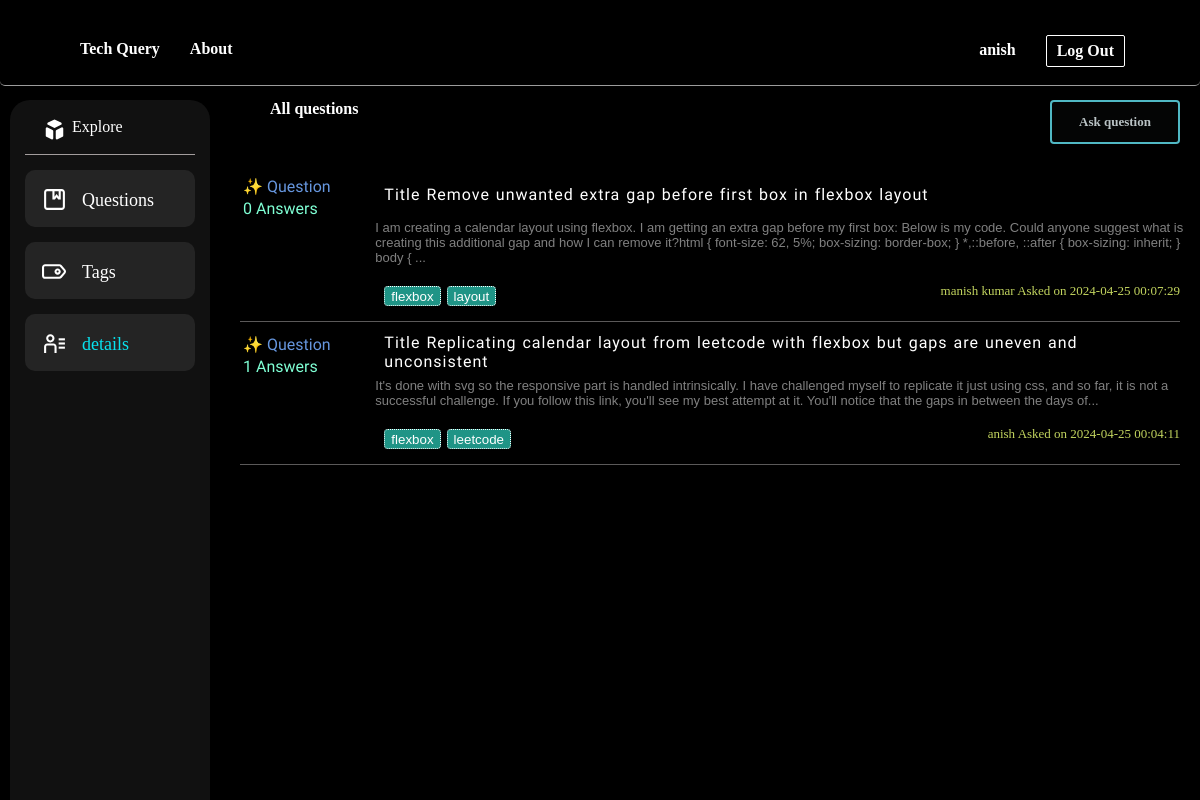
Screenshot of /getStarted.php (signed in) with the database file from the repository.
### tables this page shows
CREATE TABLE `users` (
  `user_id` int(11) NOT NULL,
  `username` varchar(50) NOT NULL,
  `u_email` varchar(100) NOT NULL,
  `password` varchar(255) NOT NULL,
  `joindate` date NOT NULL DEFAULT current_timestamp()
);

CREATE TABLE `questions` (
  `questionid` varchar(20) NOT NULL,
  `user_id` int(11) NOT NULL,
  `title` varchar(255) NOT NULL,
  `description` text NOT NULL,
  `qimage` varchar(500) NOT NULL,
  `questioneddate` datetime NOT NULL DEFAULT current_timestamp()
);

### app/Main.php (called while the page is built, shortened)
<?php
class Main
{
    public function __construct()
    {
        try {
            $this->conn = new PDO(DB_TYPE . ":host=" . DB_SERVER . ";dbname=" . DB_DATABASE, DB_USER, DB_PASSWORD);
        } catch (PDOException $e) {
            echo '<h3>Database Not Connected</h3>', '<p>Please Check database connection before running this site ...</p>';
            exit;
        }
    }
}
?>

### app/Admin.php (called while the page is built, shortened)
<?php
class Admin extends Main
{
	public function ret($stmt)
	{
		$stmt = $this->conn->prepare($stmt);
		$stmt->execute();
		return $stmt;
	}
}
?>

### config.php (called while the page is built, shortened)
<?php
require_once 'app/Main.php';
require_once 'app/Admin.php';
$admin = new Admin();

### getStarted.php (the view, shortened to what this page needs)
<?php
function limitWords($string, $word_limit)
{
    $words = explode(" ", $string);
    return implode(" ", array_slice($words, 0, $word_limit)) . (count($words) > $word_limit ? "..." : "");
}
?>
<!DOCTYPE html>
<html lang="en">
<head>
    <link rel="stylesheet" href="css/header.css">
    <link rel="stylesheet" href="css/getStarted.css">
    <link rel="stylesheet" href="css/sidebar.css">
</head>
<body>
    <div class="fixed">
        <?php include "includes/header.php"; ?>
    </div>
    <?php include "includes/sidebar.php"; ?>
    <div style="padding-top:60px ;">
        <div class="content">
            <h4>All questions</h4>
            <?php if (isset($row['user_id'])): ?>
                <a href="askquestion.php" class="btn">Ask question</a>
            <?php else: ?>
                <a href="" class="btn">Ask question</a>
            <?php endif; ?>
        </div>
    </div>
    <?php
    $stmt = $admin->ret("SELECT q.questionid, q.title, q.description AS `desc`, q.questioneddate, u.username AS username, GROUP_CONCAT(t.tagname SEPARATOR ',') AS tags
            FROM questions AS q
            JOIN questiontag AS qt ON q.questionid = qt.questionid
            JOIN tags AS t ON qt.tagid = t.tagid
            JOIN users AS u ON q.user_id = u.user_id
            GROUP BY q.questionid
            ORDER BY q.questioneddate DESC");
    if ($stmt) {
        while ($row = $stmt->fetch(PDO::FETCH_ASSOC)) {
            $stma = $admin->ret("SELECT COUNT(*) AS answer_count
                                FROM `answers`
                                WHERE `questionid` = '{$row['questionid']}'");
            $acount = $stma->fetch(PDO::FETCH_ASSOC)['answer_count'];
            ?>
            <div class="card">
                <div class="cardsec1">
                    <p style="margin: 3px;color: #6696de;">✨ Question </p>
                    <p style="margin: 3px;color: aquamarine;"><?php echo $acount ?> Answers</p>
                </div>
                <div class="cardsec2">
                    <div style="word-spacing: 1px;letter-spacing: 1px;display:flex;"><a
                            href="preview.php?question_id=<?php echo $row['questionid']; ?>&qusername=<?php echo $row['username']; ?>"
                            style="margin:3px;">Title <?php echo $row['title']; ?></a>
                    </div>
                    <div
                        style="width:100%;font-size: small; color: gray;font-family:'Lucida Sans', 'Lucida Sans Regular', 'Lucida Grande', 'Lucida Sans Unicode', Geneva, Verdana, sans-serif;">
                        <?php echo limitWords($row['desc'], 50); ?>
                    </div>
                    <div class="btnasked">
                        <div>
                            <?php
                            $tags = explode(',', $row['tags']);
                            foreach ($tags as $tag) {
                                echo '<button class="tagbtn">' . $tag . '</button>';
                            }
                            ?>
                        </div>
                        <div class="qasked"><?php echo $row['username']; ?> Asked on <?php echo $row['questioneddate']; ?>
                        </div>
                    </div>
                </div>
            </div>
            <?php
        }
    } else {
        echo "No questions found.";
    }
    ?>
</body>
</html>

### includes/header.php
<?php
include 'config.php';
if (isset($_SESSION['user_id'])) {
    $uid = $_SESSION['user_id'];
    $stmt = $admin->ret("SELECT * FROM `users` WHERE `user_id`='$uid'");
    $row = $stmt->fetch(PDO::FETCH_ASSOC);
}
?>
<header>
    <div>
        <div>Tech Query</div>
        <div>About</div>
    </div>
    <div>
        <?php if (isset($row['user_id'])): ?>
            <a href="userProfile.php"><?php echo $row['username']; ?></a>
            <a href="controller/u_logout.php" class="logBtn">Log Out</a>
        <?php else: ?>
            <a href="login.php" class="logBtn">Log in</a>
            <a href="signup.php" class="logBtn">Sign up</a>
        <?php endif; ?>
    </div>
</header>

### css/header.css (style rules this page uses)
header { display: flex; justify-content: space-between; z-index: 9999; font-weight: 600; border-radius: 5px; background-color: transparent; border-bottom: solid 1px rgba(250, 250, 250, 0.622); border-width: thin; padding: 10px 50px; height: 65px; backdrop-filter: brightness(110%) blur(6px); }
.fixed { position: fixed; width: 100%; }
body { margin: 0; padding: 0; background-color: #000000; font-family: "Shadows Into Light Two", cursive; }
.logBtn { background-color: transparent; color: rgb(252, 252, 252); border-radius: 2px; border: solid 1px white; cursor: cell; transition: 1s; }
div a { display: flex; justify-content: center; align-items: center; margin: 10px; padding: 10px; height: 10px; text-decoration: inherit; color: inherit; }
header div { display: flex; padding: 15px; }

### css/getStarted.css (style rules this page uses)
body { color: white; }
.content { margin-left: 250px; padding: 20px; display: flex; justify-content: space-between; margin-top: 20px; }
.btn { align-items: center; background-color: #040505; border: 2px solid rgba(97, 224, 238, 0.821); border-radius: .25rem; box-shadow: rgba(0, 0, 0, 0.02) 0 1px 3px 0; box-sizing: border-box; color: rgba(217, 228, 230, 0.85); cursor: pointer; display: inline-flex; font-size: 13px; font-weight: 600; justify-content: center; line-height: 1.25; margin: 0; height: 15px; padding: 20px; position: relative; text-decoration: none; transition: all 250ms; user-select: none; -webkit-user-select: none; touch-action: manipulation; vertical-align: baseline; width: 130px; }
.card { border-bottom: 1px solid rgba(165, 161, 161, 0.552); display: flex; font-family: "Calistoga", serif; margin-left: 240px; margin-right: 20px; margin-top: 10px; }
.cardsec1 { width: 150px; }
.cardsec2 a { padding: 6px; }
.cardsec2 { width: fit-content; }
.cardsec2 div { padding: 6px; }
h4 { margin: 0; }
.tagbtn { background: #1f9486; border: 1px dotted white; color: white; width: auto; height: 20px; padding: auto; border-radius: 4px; margin: 3px; }
.qasked { color: rgb(195, 213, 95); font-family: Georgia, 'Times New Roman', Times, serif; font-size: small; }
.btnasked { width: 100%; display: flex; justify-content: space-between; }

### css/sidebar.css (style rules this page uses)
body { color: white; }

### rows the page displays
users: username "anish"
questions: acount "0", title "Remove unwanted extra gap before first box in flexbox layout", description "I am creating a calendar layout using flexbox. I am getting an extra gap before my first box: Below is my code. Could anyone suggest what is creating this additional gap and how I can remove it?html { font-size: 62, 5%; box-sizing: border-box; } *,::before, ::after { box-sizing: inherit; } body { ...", tag "flexbox", tag "layout", user.username "manish kumar", questioneddate "2024-04-25 00:07:29"
questions: acount "1", title "Replicating calendar layout from leetcode with flexbox but gaps are uneven and unconsistent", description "It's done with svg so the responsive part is handled intrinsically. I have challenged myself to replicate it just using css, and so far, it is not a successful challenge. If you follow this link, you'll see my best attempt at it. You'll notice that the gaps in between the days of...", tag "flexbox", tag "leetcode", user.username "anish", questioneddate "2024-04-25 00:04:11"
